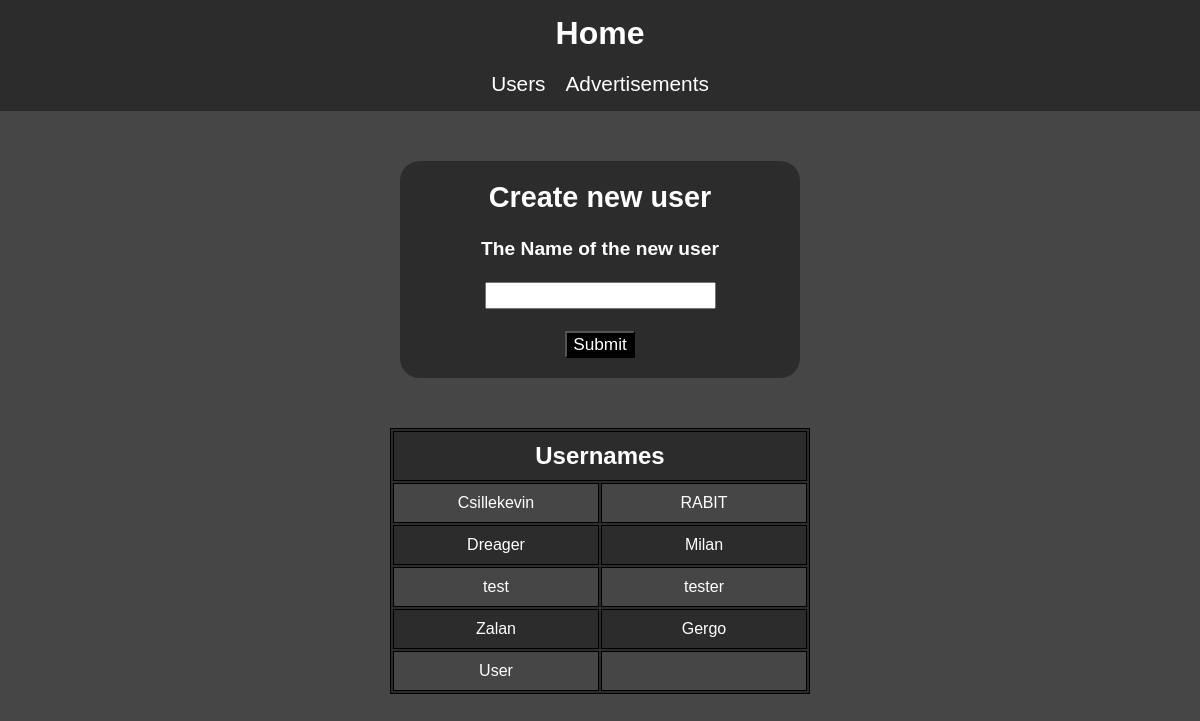
Screenshot of /usersList.php with the database file from the repository.
### tables this page shows
CREATE TABLE `users` (
  `id` int(11) NOT NULL,
  `name` varchar(64) NOT NULL
);

### Model/DB.php (called while the page is built)
<?php
class DB {
    private $host = "localhost";
    private $user = "root";
    private $pwd = "";
    private $dbName = "advertisements";
    protected function connect() {
        $dsn = 'mysql:host=' . $this->host . ';dbname=' . $this->dbName;
        try {
            $pdo = new PDO($dsn, $this->user, $this->pwd);
            $pdo->setAttribute(PDO::ATTR_DEFAULT_FETCH_MODE, PDO::FETCH_ASSOC);
            return $pdo;
        } catch (PDOException $e) {
            echo 'Connection failed: ' . $e->getMessage();
            return null;
        }
    }
}

### Model/User.php (called while the page is built, shortened)
<?php
require_once 'DB.php';
class User extends DB {
    public function getUsers() {
        $sql = "SELECT * FROM users";
        $stmt = $this->connect()->prepare($sql);
        $stmt->execute();
        return $stmt->fetchAll(PDO::FETCH_ASSOC);
    }
    public function showUsers() {
        return $this->getUsers();
    }
}

### usersList.php (the view, shortened to what this page needs)
<?php
include 'Model/User.php';
?>
<!DOCTYPE html>
<html lang="en">
<?php
include('head.php');
?>
<body>
<nav class="navbar">
    <div class="navbar-container">
        <a href="home" class="navbartitle">Home</a>
        <ul class="navbar-links">
            <li><a href="users">Users</a></li>
            <li><a href="advertisements">Advertisements</a></li>
        </ul>
    </div>
</nav>
<div class="form-div">
    <h2>Create new user</h2>
    <form id="createUserForm">
        <label for="username">The Name of the new user</label>
        <br>
        <input type="text" name="username" id="username">
        <br>
        <input type="submit" value="Submit">
    </form>
</div>
<table class="Table">
    <tr>
        <th colspan="2">
            Usernames
        </th>
        <?php
        $userObj = new User();
        $results = $userObj->showUsers();
        $count = 0;
        foreach($results as $row){
            if ($count % 2 == 0) {
                echo "<tr>";
            }
            echo "<td>" . $row["name"] . "</td>";
            if ($count % 2 == 1) {
                echo "</tr>";
            }
            $count++;
        }
        if ($count % 2 != 0) {
            echo "<td></td></tr>";
        }
        ?>
    </tr>
</table>
</body>
</html>

### styles.css (style rules this page uses)
body { font-family: Arial, serif; margin: 0; background: #464646; color: white; }
.navbar { padding: 15px; background-color: #2c2c2c; }
.navbar-container { display: flex; flex-direction: column; width: 100%; }
.navbar .navbartitle { font-size: 2em; font-weight: bolder; color: white; margin: 0 auto 20px; text-decoration: none; }
.navbar .navbar-links { list-style: none; margin: 0 auto; padding: 0; display: flex; gap: 20px; }
.navbar .navbar-links li { display: inline; }
.navbar .navbar-links a { text-decoration: none; color: white; font-size: 1.3em; }
h2 { margin-top: 0; }
.form-div { text-align: center; background-color: #2c2c2c; padding: 20px; border-radius: 20px; width: 30%; margin: 50px auto 0; font-size: 1.2em; }
label { font-weight: bold; display: block; }
input, select { display: block; margin: 0 auto; font-size: 0.9em; }
input[type="submit"] { background: black; color: white; }
.Table { background: #2c2c2c; width: 35%; margin: 50px auto; text-align: center; border: solid 1px black; border-spacing: 2px; }
.Table th, .Table td { border: solid 1px black; padding: 10px; }
.Table th { font-size: 1.5em; }
.Table td { width: 50%; font-size: 1em; }
tr:nth-child(even) { background-color: #464646; }

### rows the page displays
users: name "Csillekevin"
users: name "RABIT"
users: name "Dreager"
users: name "Milan"
users: name "test"
users: name "tester"
users: name "Zalan"
users: name "Gergo"
users: name "User"
